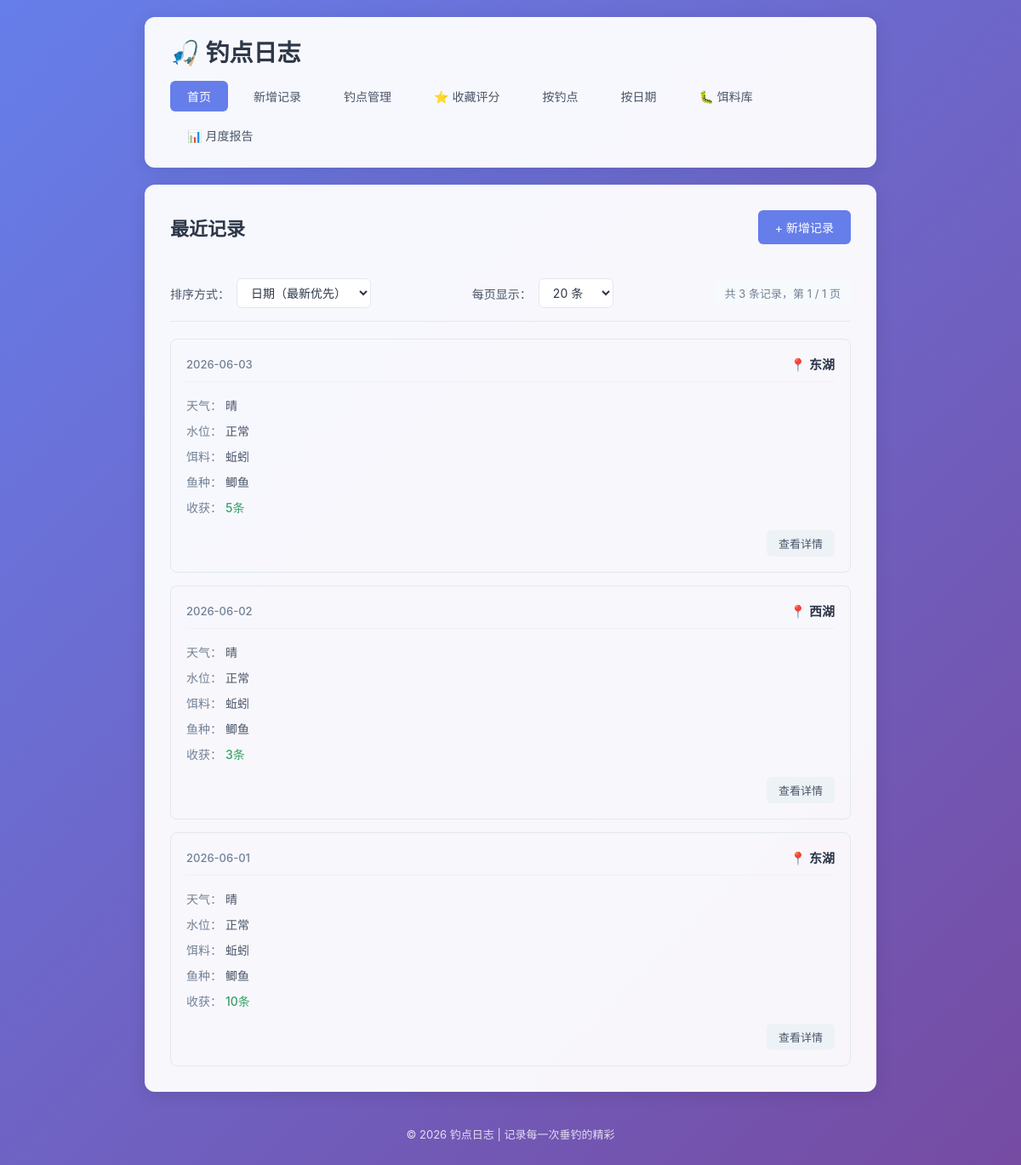
The page / on the database its author committed.
### tables this page shows
CREATE TABLE fishing_logs (
            id INTEGER PRIMARY KEY AUTOINCREMENT,
            spot TEXT NOT NULL,
            weather TEXT NOT NULL,
            water_level TEXT NOT NULL,
            bait TEXT NOT NULL,
            fish_species TEXT NOT NULL,
            harvest TEXT NOT NULL,
            next_strategy TEXT,
            created_at DATE NOT NULL
        );

### app.py (the view)
@app.route('/')
def index():
    page = request.args.get('page', 1, type=int)
    per_page = request.args.get('per_page', 20, type=int)
    sort_by = request.args.get('sort', 'date_desc')
    per_page = max(10, min(per_page, 100))
    sort_options = {
        'date_desc': ('created_at DESC, id DESC', '日期降序'),
        'date_asc': ('created_at ASC, id ASC', '日期升序'),
        'spot_desc': ('spot DESC, created_at DESC, id DESC', '钓点降序'),
        'spot_asc': ('spot ASC, created_at DESC, id DESC', '钓点升序'),
    }
    order_clause, sort_label = sort_options.get(sort_by, sort_options['date_desc'])
    conn = get_db()
    count_result = conn.execute('SELECT COUNT(*) as total FROM fishing_logs').fetchone()
    total = count_result['total']
    total_pages = max(1, (total + per_page - 1) // per_page)
    page = max(1, min(page, total_pages))
    offset = (page - 1) * per_page
    logs = conn.execute(
        f'SELECT * FROM fishing_logs ORDER BY {order_clause} LIMIT ? OFFSET ?',
        (per_page, offset)
    ).fetchall()
    conn.close()
    return render_template(
        'index.html',
        logs=logs,
        page=page,
        per_page=per_page,
        total=total,
        total_pages=total_pages,
        sort_by=sort_by,
        sort_label=sort_label
    )

### app.py (called while the page is built)
def get_db():
    conn = sqlite3.connect(DB_PATH)
    conn.row_factory = sqlite3.Row
    return conn

### templates/index.html (shortened to what this page needs)
{% extends 'base.html' %}
{% block content %}
    <div class="page-header">
        <h2>最近记录</h2>
        <a href="{{ url_for('add_log') }}" class="btn btn-primary">+ 新增记录</a>
    </div>
    {% if logs %}
        <div class="toolbar">
            <div class="sort-group">
                <label>排序方式：</label>
                <select id="sortSelect" onchange="handleSortChange()">
                    <option value="date_desc" {% if sort_by == 'date_desc' %}selected{% endif %}>日期（最新优先）</option>
                </select>
            </div>
            <div class="per-page-group">
                <label>每页显示：</label>
                <select id="perPageSelect" onchange="handlePerPageChange()">
                    <option value="20" {% if per_page == 20 %}selected{% endif %}>20 条</option>
                </select>
            </div>
            <div class="total-info">
                共 {{ total }} 条记录，第 {{ page }} / {{ total_pages }} 页
            </div>
        </div>
        <div class="log-list">
            {% for log in logs %}
                <div class="log-card">
                    <div class="log-header">
                        <span class="log-date">{{ log['created_at'] }}</span>
                        <span class="log-spot">📍 {{ log['spot'] }}</span>
                    </div>
                    <div class="log-body">
                        <div class="log-row">
                            <span class="label">天气：</span>
                            <span>{{ log['weather'] }}</span>
                        </div>
                        <div class="log-row">
                            <span class="label">水位：</span>
                            <span>{{ log['water_level'] }}</span>
                        </div>
                        <div class="log-row">
                            <span class="label">饵料：</span>
                            <span>{{ log['bait'] }}</span>
                        </div>
                        <div class="log-row">
                            <span class="label">鱼种：</span>
                            <span>{{ log['fish_species'] }}</span>
                        </div>
                        <div class="log-row">
                            <span class="label">收获：</span>
                            <span class="harvest">{{ log['harvest'] }}</span>
                        </div>
                    </div>
                    <div class="log-footer">
                        <a href="{{ url_for('log_detail', log_id=log['id'], page=page, sort=sort_by, per_page=per_page) }}" class="btn btn-small">查看详情</a>
                    </div>
                </div>
            {% endfor %}
        </div>
    {% else %}
        <div class="empty-state">
            <p>还没有任何记录，快去添加第一条吧！</p>
            <a href="{{ url_for('add_log') }}" class="btn btn-primary">+ 新增记录</a>
        </div>
    {% endif %}
{% endblock %}

### static/style.css (style rules this page uses)
* { margin: 0; padding: 0; box-sizing: border-box; }
body { font-family: -apple-system, BlinkMacSystemFont, 'Segoe UI', 'PingFang SC', 'Microsoft YaHei', sans-serif; background: linear-gradient(135deg, #667eea 0%, #764ba2 100%); min-height: 100vh; color: #333; }
.page-header { display: flex; justify-content: space-between; align-items: center; margin-bottom: 25px; flex-wrap: wrap; gap: 15px; }
.page-header h2 { color: #2d3748; font-size: 22px; }
.btn { display: inline-block; padding: 10px 20px; border: none; border-radius: 6px; text-decoration: none; font-size: 14px; cursor: pointer; transition: all 0.2s ease; font-family: inherit; }
.btn-primary { background: #667eea; color: white; }
.btn-small { padding: 6px 14px; font-size: 13px; background: #edf2f7; color: #4a5568; }
.toolbar { display: flex; justify-content: space-between; align-items: center; flex-wrap: wrap; gap: 15px; padding: 15px 0; margin-bottom: 20px; border-bottom: 1px solid #e2e8f0; }
.sort-group, .per-page-group { display: flex; align-items: center; gap: 8px; }
.sort-group label, .per-page-group label { font-size: 14px; color: #4a5568; font-weight: 500; }
.sort-group select, .per-page-group select { padding: 7px 12px; border: 1px solid #e2e8f0; border-radius: 6px; font-size: 14px; background: #fff; color: #2d3748; cursor: pointer; transition: all 0.2s ease; font-family: inherit; }
.total-info { font-size: 13px; color: #718096; padding: 6px 12px; background: #f7fafc; border-radius: 6px; }
.log-list { display: grid; gap: 15px; }
.log-card { border: 1px solid #e2e8f0; border-radius: 8px; padding: 18px; transition: all 0.2s ease; }
.log-header { display: flex; justify-content: space-between; align-items: center; margin-bottom: 12px; padding-bottom: 10px; border-bottom: 1px solid #edf2f7; }
.log-date { font-size: 13px; color: #718096; font-weight: 500; }
.log-spot { font-size: 15px; font-weight: 600; color: #2d3748; }
.log-body { margin-bottom: 12px; }
.log-row { padding: 5px 0; font-size: 14px; color: #4a5568; }
.log-row .label { font-weight: 500; color: #718096; }
.log-row .harvest { color: #38a169; font-weight: 500; }
.log-footer { text-align: right; }

### rows shown on the page
fishing_logs: created_at "2026-06-03", spot "东湖", weather "晴", water_level "正常", bait "蚯蚓", fish_species "鲫鱼", harvest "5条"
fishing_logs: created_at "2026-06-02", spot "西湖", weather "晴", water_level "正常", bait "蚯蚓", fish_species "鲫鱼", harvest "3条"
fishing_logs: created_at "2026-06-01", spot "东湖", weather "晴", water_level "正常", bait "蚯蚓", fish_species "鲫鱼", harvest "10条"

### other values the page prints
{{ total }} "3"
{{ page }} "1"
{{ total_pages }} "1"
